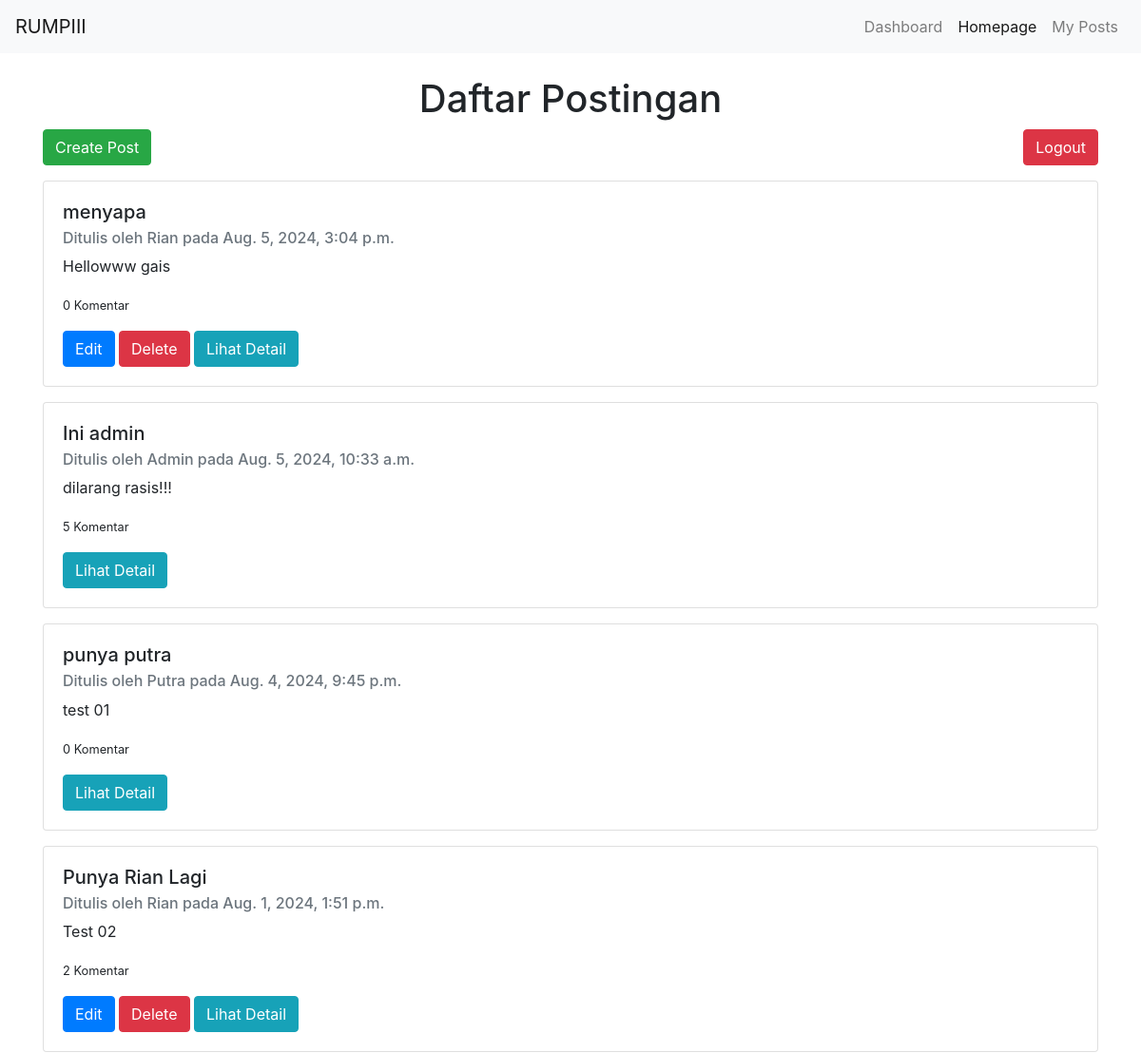
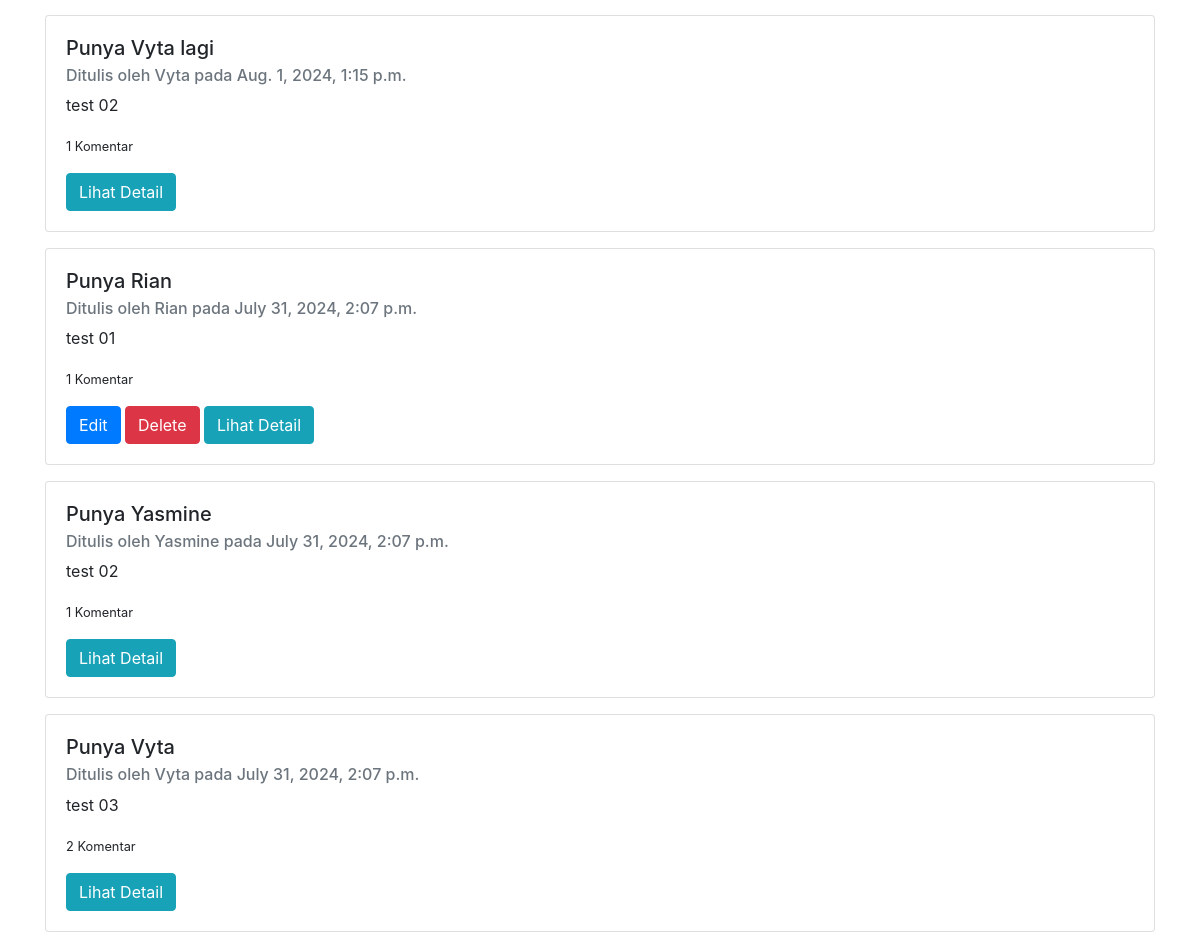
The app's page / (signed in) with its own data (2 pictures, top to bottom).
### todos/models.py (models this page shows, shortened)
class Post(models.Model):
    title = models.CharField(max_length=100)
    content = models.TextField()
    author = models.ForeignKey(User, on_delete=models.CASCADE)
    created_at = models.DateTimeField(auto_now_add=True)  # Tambahkan field ini

### todos/views.py (the view)
# urls.py: path('', views.home, name='home'),
def home(request):
    posts = Post.objects.all().order_by('-created_at')
    posts_with_comment_counts = [(post, Comment.objects.filter(post=post).count()) for post in posts]
    return render(request, 'home.html', {'posts_with_comment_counts': posts_with_comment_counts})

### templates/home.html (shortened to what this page needs)
{% extends 'base.html' %} {% block content %}
<h1 class="text-center">Daftar Postingan</h1>
<div class="d-flex justify-content-between mb-3">
  <a href="{% url 'create_post' %}" class="btn btn-success">Create Post</a>
  <form method="POST" action="{% url 'logout' %}">
    <button type="submit" class="btn btn-danger">Logout</button>
  </form>
</div>
{% for post, comment_count in posts_with_comment_counts %}
<div class="card mb-3">
  <div class="card-body">
    <h5 class="card-title">{{ post.title }}</h5>
    <h6 class="card-subtitle mb-2 text-muted">
      Ditulis oleh {{ post.author.username }} pada {{ post.created_at }}
    </h6>
    <p class="card-text">{{ post.content|truncatewords:20 }}</p>
    <p class="card-text"><small>{{ comment_count }} Komentar</small></p>
    {% if user == post.author %}
    <a href="{% url 'edit_post' post.pk %}" class="btn btn-primary">Edit</a>
    <a href="{% url 'delete_post' post.pk %}" class="btn btn-danger">Delete</a>
    {% endif %}
    <a href="{% url 'post_detail' post.pk %}" class="btn btn-info"
      >Lihat Detail</a
    >
  </div>
</div>
{% endfor %} {% endblock %}

### templates/base.html (style rules this page uses)
body { padding-top: 56px; }

### records on screen
Post: title "menyapa", author.username "Rian", created_at "Aug. 5, 2024, 3:04 p.m.", content "Hellowww gais", comment_count "0", shows "Edit"
Post: title "Ini admin", author.username "Admin", created_at "Aug. 5, 2024, 10:33 a.m.", content "dilarang rasis!!!", comment_count "5"
Post: title "punya putra", author.username "Putra", created_at "Aug. 4, 2024, 9:45 p.m.", content "test 01", comment_count "0"
Post: title "Punya Rian Lagi", author.username "Rian", created_at "Aug. 1, 2024, 1:51 p.m.", content "Test 02", comment_count "2", shows "Edit"
Post: title "Punya Vyta lagi", author.username "Vyta", created_at "Aug. 1, 2024, 1:15 p.m.", content "test 02", comment_count "1"
Post: title "Punya Rian", author.username "Rian", created_at "July 31, 2024, 2:07 p.m.", content "test 01", comment_count "1", shows "Edit"
Post: title "Punya Yasmine", author.username "Yasmine", created_at "July 31, 2024, 2:07 p.m.", content "test 02", comment_count "1"
Post: title "Punya Vyta", author.username "Vyta", created_at "July 31, 2024, 2:07 p.m.", content "test 03", comment_count "2"
